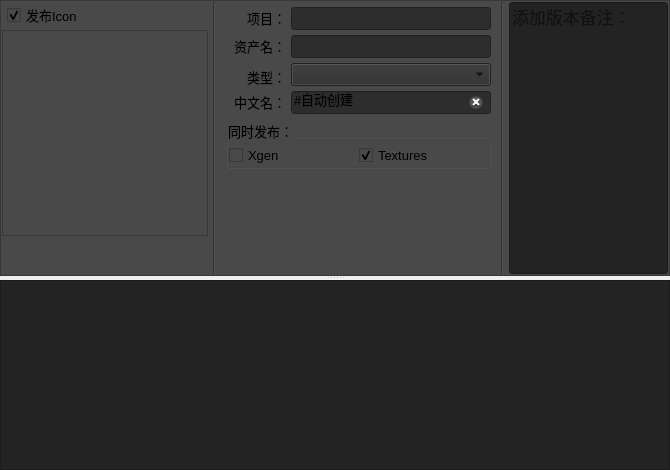
     <widget class="QWidget" name="mod_tab">
      <attribute name="title">
       <string>Model</string>
      </attribute>
      <layout class="QVBoxLayout" name="verticalLayout_5">
       <property name="spacing">
        <number>2</number>
       </property>
       <property name="leftMargin">
        <number>0</number>
       </property>
       <property name="topMargin">
        <number>0</number>
       </property>
       <property name="rightMargin">
        <number>0</number>
       </property>
       <property name="bottomMargin">
        <number>0</number>
       </property>
       <item>
        <widget class="QSplitter" name="splitter">
         <property name="sizePolicy">
          <sizepolicy hsizetype="Preferred" vsizetype="Expanding">
           <horstretch>0</horstretch>
           <verstretch>0</verstretch>
          </sizepolicy>
         </property>
         <property name="orientation">
          <enum>Qt::Vertical</enum>
         </property>
         <widget class="QFrame" name="frame">
          <property name="styleSheet">
           <string notr="true">background-color: rgb(73, 73, 73);</string>
          </property>
          <property name="frameShape">
           <enum>QFrame::StyledPanel</enum>
          </property>
          <property name="frameShadow">
           <enum>QFrame::Sunken</enum>
          </property>
          <layout class="QHBoxLayout" name="horizontalLayout_4" stretch="1,1,5,1,5">
           <property name="spacing">
            <number>5</number>
           </property>
           <property name="leftMargin">
            <number>1</number>
           </property>
           <property name="topMargin">
            <number>1</number>
           </property>
           <property name="rightMargin">
            <number>1</number>
           </property>
           <property name="bottomMargin">
            <number>1</number>
           </property>
           <item>
            <layout class="QVBoxLayout" name="verticalLayout_2">
             <property name="spacing">
              <number>2</number>
             </property>
             <item>
              <layout class="QHBoxLayout" name="horizontalLayout_3" stretch="5,1,1">
               <property name="spacing">
                <number>0</number>
               </property>
               <property name="leftMargin">
                <number>5</number>
               </property>
               <property name="rightMargin">
                <number>5</number>
               </property>
               <item>
                <widget class="QCheckBox" name="icon_cBox">
                 <property name="font">
                  <font>
                   <family>Microsoft YaHei UI</family>
                   <pointsize>10</pointsize>
                  </font>
                 </property>
                 <property name="styleSheet">
                  <string notr="true"/>
                 </property>
                 <property name="text">
                  <string>发布Icon</string>
                 </property>
                 <property name="checked">
                  <bool>true</bool>
                 </property>
                </widget>
               </item>
               <item>
                <spacer name="horizontalSpacer">
                 <property name="orientation">
                  <enum>Qt::Horizontal</enum>
                 </property>
                 <property name="sizeType">
                  <enum>QSizePolicy::Fixed</enum>
                 </property>
                 <property name="sizeHint" stdset="0">
                  <size>
                   <width>80</width>
                   <height>25</height>
                  </size>
                 </property>
                </spacer>
               </item>
               <item>
                <widget class="QPushButton" name="render_bttn">
                 <property name="sizePolicy">
                  <sizepolicy hsizetype="Fixed" vsizetype="Fixed">
                   <horstretch>0</horstretch>
                   <verstretch>0</verstretch>
                  </sizepolicy>
                 </property>
                 <property name="minimumSize">
                  <size>
                   <width>25</width>
                   <height>25</height>
                  </size>
                 </property>
                 <property name="maximumSize">
                  <size>
                   <width>25</width>
                   <height>25</height>
                  </size>
                 </property>
                 <property name="toolTip">
                  <string>&lt;html&gt;&lt;head/&gt;&lt;body&gt;&lt;p&gt;&lt;span style=&quot; font-size:10pt;&quot;&gt;重新渲染图标&lt;/span&gt;&lt;/p&gt;&lt;/body&gt;&lt;/html&gt;</string>
                 </property>
                 <property name="text">
                  <string/>
                 </property>
                 <property name="iconSize">
                  <size>
                   <width>22</width>
                   <height>22</height>
                  </size>
                 </property>
                 <property name="flat">
                  <bool>true</bool>
                 </property>
                </widget>
               </item>
              </layout>
             </item>
             <item>
              <widget class="QFrame" name="frame_2">
               <property name="sizePolicy">
                <sizepolicy hsizetype="Fixed" vsizetype="Fixed">
                 <horstretch>0</horstretch>
                 <verstretch>0</verstretch>
                </sizepolicy>
               </property>
               <property name="minimumSize">
                <size>
                 <width>206</width>
                 <height>206</height>
                </size>
               </property>
               <property name="maximumSize">
                <size>
                 <width>206</width>
                 <height>206</height>
                </size>
               </property>
               <property name="frameShape">
                <enum>QFrame::StyledPanel</enum>
               </property>
               <property name="frameShadow">
                <enum>QFrame::Raised</enum>
               </property>
               <layout class="QGridLayout" name="gridLayout_2">
                <property name="leftMargin">
                 <number>1</number>
                </property>
                <property name="topMargin">
                 <number>1</number>
                </property>
                <property name="rightMargin">
                 <number>1</number>
                </property>
                <property name="bottomMargin">
                 <number>1</number>
                </property>
                <property name="spacing">
                 <number>1</number>
                </property>
                <item row="0" column="0">
                 <widget class="QLabel" name="Preview_label">
                  <property name="sizePolicy">
                   <sizepolicy hsizetype="Fixed" vsizetype="Fixed">
                    <horstretch>0</horstretch>
                    <verstretch>0</verstretch>
                   </sizepolicy>
                  </property>
                  <property name="minimumSize">
                   <size>
                    <width>200</width>
                    <height>200</height>
                   </size>
                  </property>
                  <property name="maximumSize">
                   <size>
                    <width>200</width>
                    <height>200</height>
                   </size>
                  </property>
                  <property name="text">
                   <string/>
                  </property>
                 </widget>
                </item>
               </layout>
              </widget>
             </item>
             <item>
              <spacer name="verticalSpacer_2">
               <property name="orientation">
                <enum>Qt::Vertical</enum>
               </property>
               <property name="sizeType">
                <enum>QSizePolicy::Preferred</enum>
               </property>
               <property name="sizeHint" stdset="0">
                <size>
                 <width>20</width>
                 <height>40</height>
                </size>
               </property>
              </spacer>
             </item>
            </layout>
           </item>
           <item>
            <widget class="Line" name="line_2">
             <property name="orientation">
              <enum>Qt::Vertical</enum>
             </property>
            </widget>
           </item>
           <item>
            <layout class="QVBoxLayout" name="verticalLayout">
             <property name="spacing">
              <number>5</number>
             </property>
             <property name="sizeConstraint">
              <enum>QLayout::SetMaximumSize</enum>
             </property>
             <property name="leftMargin">
              <number>5</number>
             </property>
             <property name="topMargin">
              <number>5</number>
             </property>
             <property name="rightMargin">
              <number>5</number>
             </property>
             <item>
              <layout class="QHBoxLayout" name="horizontalLayout_8">
               <item>
                <widget class="QLabel" name="label_6">
                 <property name="sizePolicy">
                  <sizepolicy hsizetype="Preferred" vsizetype="Fixed">
                   <horstretch>0</horstretch>
                   <verstretch>0</verstretch>
                  </sizepolicy>
                 </property>
                 <property name="minimumSize">
                  <size>
                   <width>60</width>
                   <height>0</height>
                  </size>
                 </property>
                 <property name="font">
                  <font>
                   <family>Microsoft YaHei UI</family>
                   <pointsize>10</pointsize>
                  </font>
                 </property>
                 <property name="text">
                  <string>项目：</string>
                 </property>
                 <property name="alignment">
                  <set>Qt::AlignRight|Qt::AlignTrailing|Qt::AlignVCenter</set>
                 </property>
                </widget>
               </item>
               <item>
                <widget class="QLineEdit" name="proj_lineEdit">
                 <property name="font">
                  <font>
                   <family>Microsoft YaHei UI</family>
                   <pointsize>10</pointsize>
                  </font>
                 </property>
                 <property name="styleSheet">
                  <string notr="true">background-color: rgb(45, 45, 45);</string>
                 </property>
                 <property name="readOnly">
                  <bool>true</bool>
                 </property>
                </widget>
               </item>
              </layout>
             </item>
             <item>
              <layout class="QHBoxLayout" name="horizontalLayout_5">
               <item>
                <widget class="QLabel" name="label_5">
                 <property name="sizePolicy">
                  <sizepolicy hsizetype="Preferred" vsizetype="Fixed">
                   <horstretch>0</horstretch>
                   <verstretch>0</verstretch>
                  </sizepolicy>
                 </property>
                 <property name="minimumSize">
                  <size>
                   <width>60</width>
                   <height>0</height>
                  </size>
                 </property>
                 <property name="font">
                  <font>
                   <family>Microsoft YaHei UI</family>
                   <pointsize>10</pointsize>
                  </font>
                 </property>
                 <property name="text">
                  <string>资产名：</string>
                 </property>
                 <property name="alignment">
                  <set>Qt::AlignRight|Qt::AlignTrailing|Qt::AlignVCenter</set>
                 </property>
                </widget>
               </item>
               <item>
                <widget class="QLineEdit" name="name_lineEdit">
                 <property name="font">
                  <font>
                   <family>Microsoft YaHei UI</family>
                   <pointsize>10</pointsize>
                  </font>
                 </property>
                 <property name="styleSheet">
                  <string notr="true">background-color: rgb(45, 45, 45);</string>
                 </property>
                 <property name="readOnly">
                  <bool>true</bool>
                 </property>
                </widget>
               </item>
              </layout>
             </item>
             <item>
              <layout class="QHBoxLayout" name="horizontalLayout_6">
               <item>
                <widget class="QLabel" name="label_2">
                 <property name="sizePolicy">
                  <sizepolicy hsizetype="Fixed" vsizetype="Fixed">
                   <horstretch>0</horstretch>
                   <verstretch>0</verstretch>
                  </sizepolicy>
                 </property>
                 <property name="minimumSize">
                  <size>
                   <width>60</width>
                   <height>20</height>
                  </size>
                 </property>
                 <property name="maximumSize">
                  <size>
                   <width>16777215</width>
                   <height>15</height>
                  </size>
                 </property>
                 <property name="font">
                  <font>
                   <family>Microsoft YaHei UI</family>
                   <pointsize>10</pointsize>
                  </font>
                 </property>
                 <property name="text">
                  <string>类型：</string>
                 </property>
                 <property name="alignment">
                  <set>Qt::AlignRight|Qt::AlignTrailing|Qt::AlignVCenter</set>
                 </property>
                </widget>
               </item>
               <item>
                <widget class="QComboBox" name="publishType_comb">
                 <property name="sizePolicy">
                  <sizepolicy hsizetype="Expanding" vsizetype="Fixed">
                   <horstretch>0</horstretch>
                   <verstretch>0</verstretch>
                  </sizepolicy>
                 </property>
                 <property name="minimumSize">
                  <size>
                   <width>200</width>
                   <height>22</height>
                  </size>
                 </property>
                 <property name="font">
                  <font>
                   <family>Microsoft YaHei UI</family>
                   <pointsize>10</pointsize>
                  </font>
                 </property>
                 <property name="styleSheet">
                  <string notr="true">background-color: rgb(45, 45, 45);</string>
                 </property>
                </widget>
               </item>
              </layout>
             </item>
             <item>
              <layout class="QHBoxLayout" name="horizontalLayout_7">
               <item>
                <widget class="QLabel" name="label_4">
                 <property name="sizePolicy">
                  <sizepolicy hsizetype="Fixed" vsizetype="Fixed">
                   <horstretch>0</horstretch>
                   <verstretch>0</verstretch>
                  </sizepolicy>
                 </property>
                 <property name="minimumSize">
                  <size>
                   <width>60</width>
                   <height>0</height>
                  </size>
                 </property>
                 <property name="maximumSize">
                  <size>
                   <width>16777215</width>
                   <height>16777215</height>
                  </size>
                 </property>
                 <property name="font">
                  <font>
                   <family>Microsoft YaHei UI</family>
                   <pointsize>10</pointsize>
                  </font>
                 </property>
                 <property name="text">
                  <string>中文名：</string>
                 </property>
                 <property name="alignment">
                  <set>Qt::AlignRight|Qt::AlignTrailing|Qt::AlignVCenter</set>
                 </property>
                </widget>
               </item>
               <item>
                <widget class="QLineEdit" name="CHname_lineEdit">
                 <property name="font">
                  <font>
                   <family>Microsoft YaHei UI</family>
                   <pointsize>10</pointsize>
                  </font>
                 </property>
                 <property name="styleSheet">
                  <string notr="true">background-color: rgb(45, 45, 45);</string>
                 </property>
                 <property name="text">
                  <string>#自动创建</string>
                 </property>
                 <property name="clearButtonEnabled">
                  <bool>true</bool>
                 </property>
                </widget>
               </item>
              </layout>
             </item>
             <item>
              <widget class="QGroupBox" name="groupBox">
               <property name="font">
                <font>
                 <family>Microsoft YaHei UI</family>
                 <pointsize>10</pointsize>
                </font>
               </property>
               <property name="styleSheet">
                <string notr="true">background-color: rgb(73, 73, 73);</string>
               </property>
               <property name="title">
                <string>同时发布：</string>
               </property>
               <property name="alignment">
                <set>Qt::AlignLeading|Qt::AlignLeft|Qt::AlignVCenter</set>
               </property>
               <property name="flat">
                <bool>true</bool>
               </property>
               <layout class="QGridLayout" name="gridLayout_3">
                <property name="leftMargin">
                 <number>0</number>
                </property>
                <property name="topMargin">
                 <number>5</number>
                </property>
                <property name="rightMargin">
                 <number>0</number>
                </property>
                <property name="bottomMargin">
                 <number>0</number>
                </property>
                <property name="spacing">
                 <number>0</number>
                </property>
                <item row="0" column="0">
                 <widget class="QCheckBox" name="xgen_cBox">
                  <property name="font">
                   <font>
                    <family>Microsoft YaHei UI</family>
                    <pointsize>10</pointsize>
                   </font>
                  </property>
                  <property name="styleSheet">
                   <string notr="true"/>
                  </property>
                  <property name="text">
                   <string>Xgen</string>
                  </property>
                 </widget>
                </item>
                <item row="0" column="1">
                 <widget class="QCheckBox" name="textures_cBox">
                  <property name="maximumSize">
                   <size>
                    <width>16777215</width>
                    <height>20</height>
                   </size>
                  </property>
                  <property name="font">
                   <font>
                    <family>Microsoft YaHei UI</family>
                    <pointsize>10</pointsize>
                   </font>
                  </property>
                  <property name="text">
                   <string>Textures</string>
                  </property>
                  <property name="checked">
                   <bool>true</bool>
                  </property>
                 </widget>
                </item>
               </layout>
              </widget>
             </item>
             <item>
              <spacer name="verticalSpacer">
               <property name="orientation">
                <enum>Qt::Vertical</enum>
               </property>
               <property name="sizeType">
                <enum>QSizePolicy::Expanding</enum>
               </property>
               <property name="sizeHint" stdset="0">
                <size>
                 <width>20</width>
                 <height>40</height>
                </size>
               </property>
              </spacer>
             </item>
            </layout>
           </item>
           <item>
            <widget class="Line" name="line_3">
             <property name="orientation">
              <enum>Qt::Vertical</enum>
             </property>
            </widget>
           </item>
           <item>
            <widget class="QLineEdit" name="info_lineEdit">
             <property name="sizePolicy">
              <sizepolicy hsizetype="Expanding" vsizetype="Expanding">
               <horstretch>0</horstretch>
               <verstretch>0</verstretch>
              </sizepolicy>
             </property>
             <property name="minimumSize">
              <size>
               <width>0</width>
               <height>0</height>
              </size>
             </property>
             <property name="font">
              <font>
               <family>Microsoft YaHei UI</family>
               <pointsize>13</pointsize>
              </font>
             </property>
             <property name="styleSheet">
              <string notr="true">background-color: rgb(35, 35, 35);</string>
             </property>
             <property name="text">
              <string/>
             </property>
             <property name="alignment">
              <set>Qt::AlignLeading|Qt::AlignLeft|Qt::AlignTop</set>
             </property>
             <property name="placeholderText">
              <string>添加版本备注：</string>
             </property>
            </widget>
           </item>
          </layout>
         </widget>
         <widget class="QTreeWidget" name="log_treeWidget">
          <property name="styleSheet">
           <string notr="true">background-color: rgb(35, 35, 35);</string>
          </property>
          <attribute name="headerVisible">
           <bool>false</bool>
          </attribute>
          <attribute name="headerCascadingSectionResizes">
           <bool>false</bool>
          </attribute>
          <attribute name="headerHighlightSections">
           <bool>false</bool>
          </attribute>
          <attribute name="headerShowSortIndicator" stdset="0">
           <bool>false</bool>
          </attribute>
          <column>
           <property name="text">
            <string notr="true">1</string>
           </property>
          </column>
         </widget>
        </widget>
       </item>
      </layout>
     </widget>
